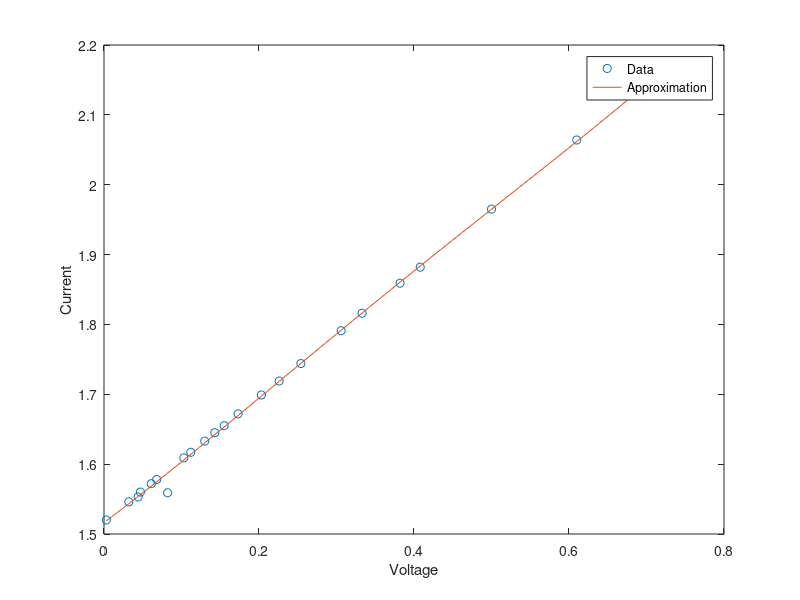

MATLAB code to generate this figure:
% Define the data
voltage = [0.003, 0.032, 0.044, 0.047, 0.061, 0.068, 0.082, 0.103, 0.112, 0.13, 0.143, 0.155, 0.173, 0.203, 0.226, 0.254, 0.306, 0.333, 0.382, 0.408, 0.5, 0.61, 0.703];
current = [1.52, 1.546, 1.553, 1.56, 1.572, 1.578, 1.559, 1.609, 1.617, 1.633, 1.645, 1.655, 1.672, 1.699, 1.719, 1.744, 1.791, 1.816, 1.859, 1.882, 1.965, 2.064, 2.146];

% Plot the data
plot(voltage, current, 'o');

% Set the axis labels
xlabel('Voltage');
ylabel('Current');


% Define the data
voltage = [0.003, 0.032, 0.044, 0.047, 0.061, 0.068, 0.082, 0.103, 0.112, 0.13, 0.143, 0.155, 0.173, 0.203, 0.226, 0.254, 0.306, 0.333, 0.382, 0.408, 0.5, 0.61, 0.703];
current = [1.52, 1.546, 1.553, 1.56, 1.572, 1.578, 1.559, 1.609, 1.617, 1.633, 1.645, 1.655, 1.672, 1.699, 1.719, 1.744, 1.791, 1.816, 1.859, 1.882, 1.965, 2.064, 2.146];

% Perform polynomial regression
p = polyfit(voltage, current, 4);

% Evaluate the function over a range of voltages
voltage_range = linspace(min(voltage), max(voltage), 100);
current_approx = polyval(p, voltage_range);

% Plot the data and the approximate function
plot(voltage, current, 'o', voltage_range, current_approx);
xlabel('Voltage');
ylabel('Current');
legend('Data', 'Approximation');
